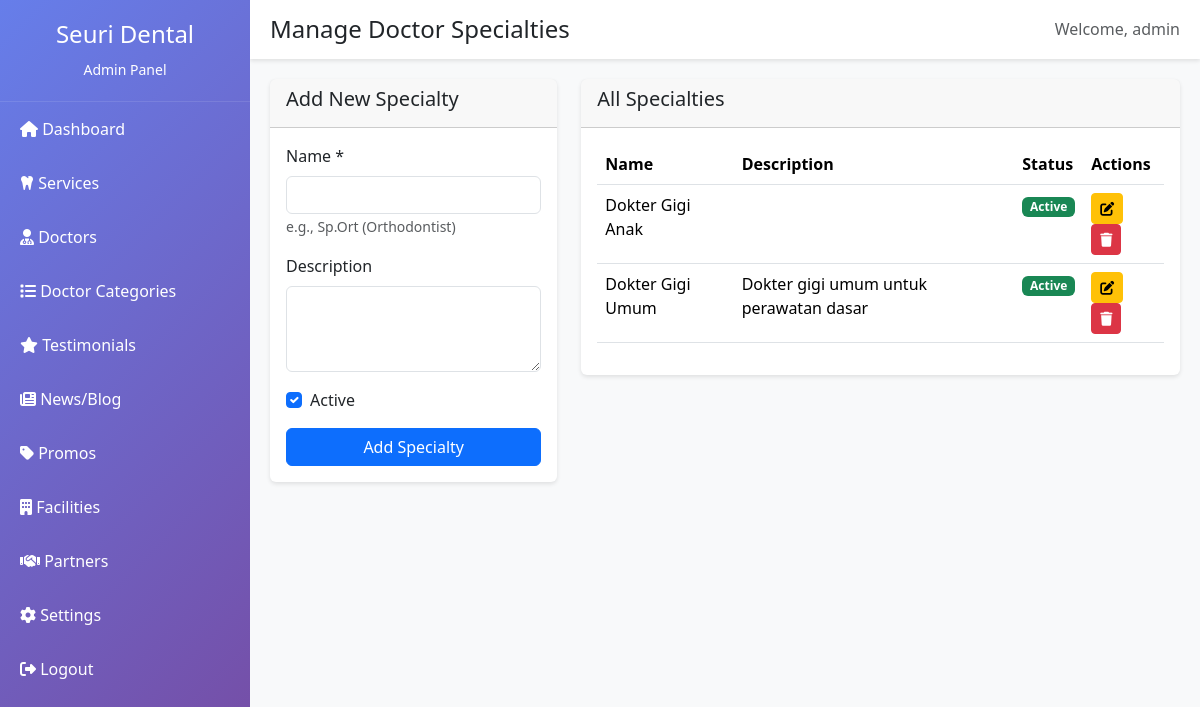
The page /admin/doctor_specialties.php (signed in) on the database its author committed.
### tables this page shows
CREATE TABLE `doctor_specialties` (
  `id` int(11) NOT NULL,
  `name` varchar(100) NOT NULL,
  `description` text DEFAULT NULL,
  `is_active` tinyint(1) DEFAULT 1,
  `created_at` timestamp NOT NULL DEFAULT current_timestamp(),
  `updated_at` timestamp NOT NULL DEFAULT current_timestamp() ON UPDATE current_timestamp()
);

### admin/db_config.php (called while the page is built, shortened)
<?php
function getDBConnection() {
    $conn = new mysqli(DB_HOST, DB_USER, DB_PASS, DB_NAME);
    $conn->set_charset("utf8mb4");
    return $conn;
}
function fetchAll($sql) {
    $conn = getDBConnection();
    $result = $conn->query($sql);
    $data = [];
    if ($result && $result->num_rows > 0) {
        while ($row = $result->fetch_assoc()) {
            $data[] = $row;
        }
    }
    return $data;
}
?>

### admin/doctor_specialties.php (the view, shortened to what this page needs)
<?php
require_once 'db_config.php';
$specialties = fetchAll("SELECT * FROM doctor_specialties ORDER BY name ASC");
$edit_data = isset($_GET['edit']) ? fetchOne("SELECT * FROM doctor_specialties WHERE id=" . intval($_GET['edit'])) : null;
include 'includes/header.php';
?>
<div class="row">
    <div class="col-md-4">
        <div class="card">
            <div class="card-header">
                <h5><?= $edit_data ? 'Edit Specialty' : 'Add New Specialty' ?></h5>
            </div>
            <div class="card-body">
                <form method="POST">
                    <div class="mb-3">
                        <label class="form-label">Name *</label>
                        <input type="text" name="name" class="form-control"
                               value="<?= htmlspecialchars($edit_data['name'] ?? '') ?>" required>
                        <small class="text-muted">e.g., Sp.Ort (Orthodontist)</small>
                    </div>
                    <div class="mb-3">
                        <label class="form-label">Description</label>
                        <textarea name="description" class="form-control" rows="3"><?= htmlspecialchars($edit_data['description'] ?? '') ?></textarea>
                    </div>
                    <div class="mb-3 form-check">
                        <input type="checkbox" name="is_active" class="form-check-input" id="is_active"
                               <?= ($edit_data && $edit_data['is_active']) || !$edit_data ? 'checked' : '' ?>>
                        <label class="form-check-label" for="is_active">Active</label>
                    </div>
                    <button type="submit" class="btn btn-primary w-100">
                        <?= $edit_data ? 'Update' : 'Add' ?> Specialty
                    </button>
                </form>
            </div>
        </div>
    </div>
    <div class="col-md-8">
        <div class="card">
            <div class="card-header">
                <h5>All Specialties</h5>
            </div>
            <div class="card-body">
                <div class="table-responsive">
                    <table class="table table-hover">
                        <thead>
                            <tr>
                                <th>Name</th>
                                <th>Description</th>
                                <th>Status</th>
                                <th>Actions</th>
                            </tr>
                        </thead>
                        <tbody>
                            <?php foreach ($specialties as $specialty): ?>
                            <tr>
                                <td><?= htmlspecialchars($specialty['name']) ?></td>
                                <td><?= htmlspecialchars($specialty['description']) ?></td>
                                <td>
                                    <span class="badge bg-<?= $specialty['is_active'] ? 'success' : 'secondary' ?>">
                                        <?= $specialty['is_active'] ? 'Active' : 'Inactive' ?>
                                    </span>
                                </td>
                                <td>
                                    <a href="?edit=<?= $specialty['id'] ?>" class="btn btn-sm btn-warning">
                                        <i class="fas fa-edit"></i>
                                    </a>
                                    <form method="POST" style="display:inline;" onsubmit="return confirmDelete()">
                                        <button type="submit" class="btn btn-sm btn-danger">
                                            <i class="fas fa-trash"></i>
                                        </button>
                                    </form>
                                </td>
                            </tr>
                            <?php endforeach; ?>
                        </tbody>
                    </table>
                </div>
            </div>
        </div>
    </div>
</div>
<?php include 'includes/footer.php'; ?>

### admin/includes/header.php (style rules this page uses)
:root { --sidebar-width: 250px; --primary-color: #667eea; --secondary-color: #764ba2; }
body { font-family: 'Segoe UI', Tahoma, Geneva, Verdana, sans-serif; }
.card { border: none; box-shadow: 0 2px 4px rgba(0,0,0,0.1); margin-bottom: 20px; }

### rows shown on the page
doctor_specialties: name "Dokter Gigi Anak", is_active "Active"
doctor_specialties: name "Dokter Gigi Umum", description "Dokter gigi umum untuk perawatan dasar", is_active "Active"

### other values the page prints
$page_title "Manage Doctor Specialties"
$_SESSION['admin_username'] "admin"
